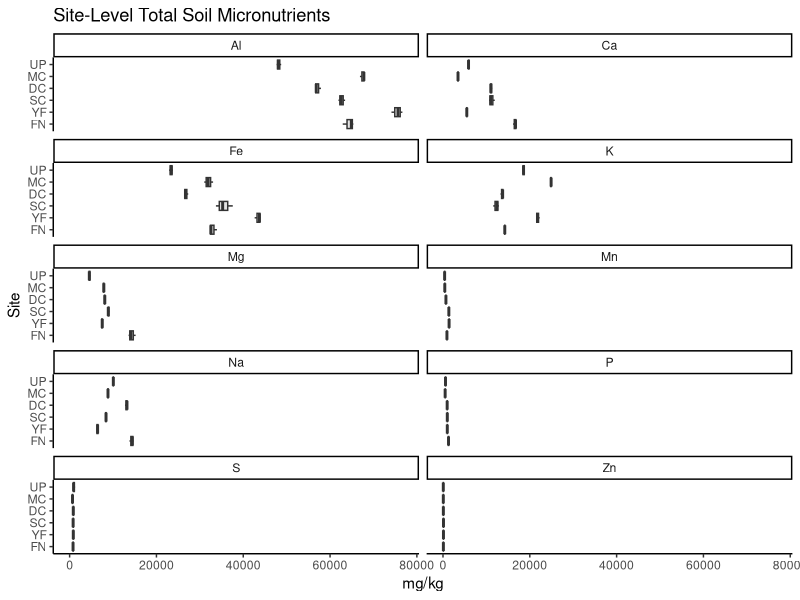
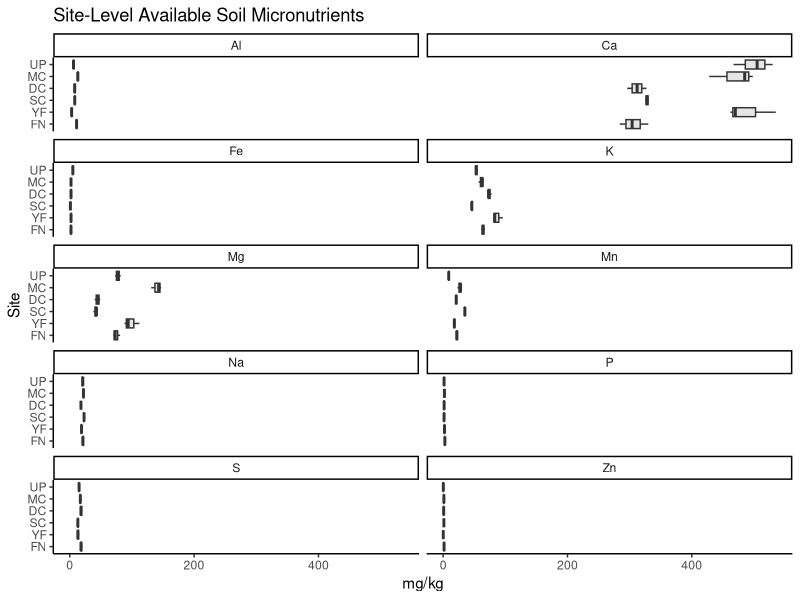
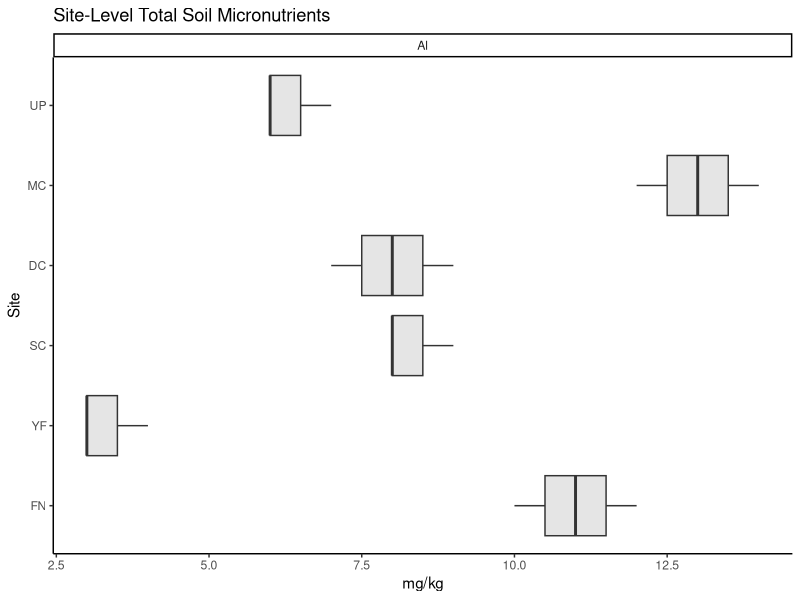
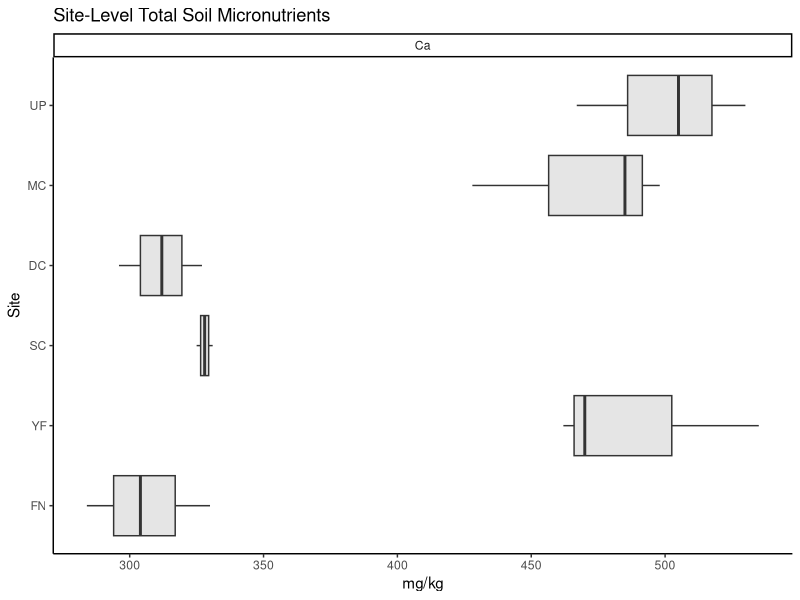
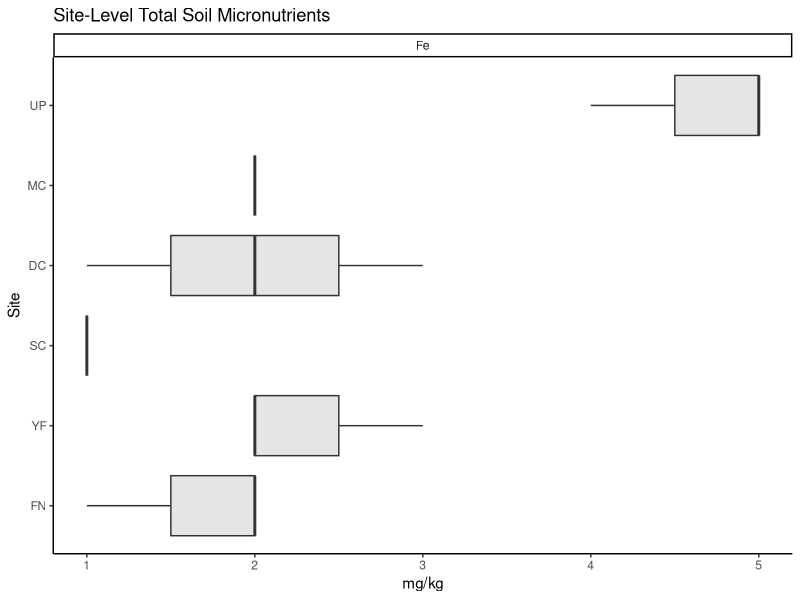
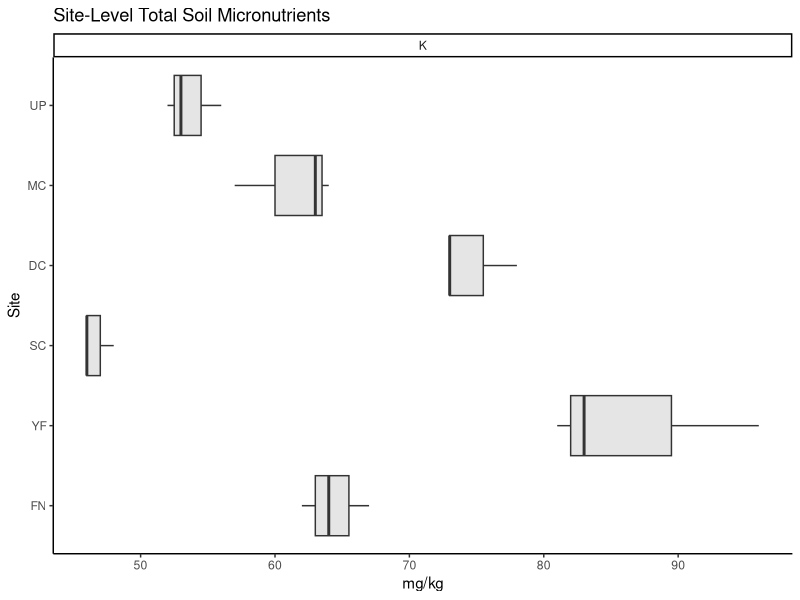
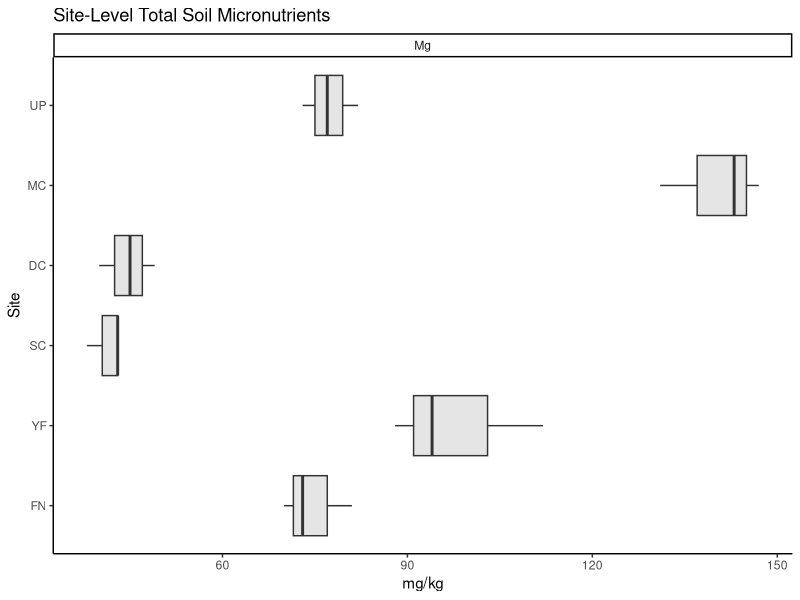
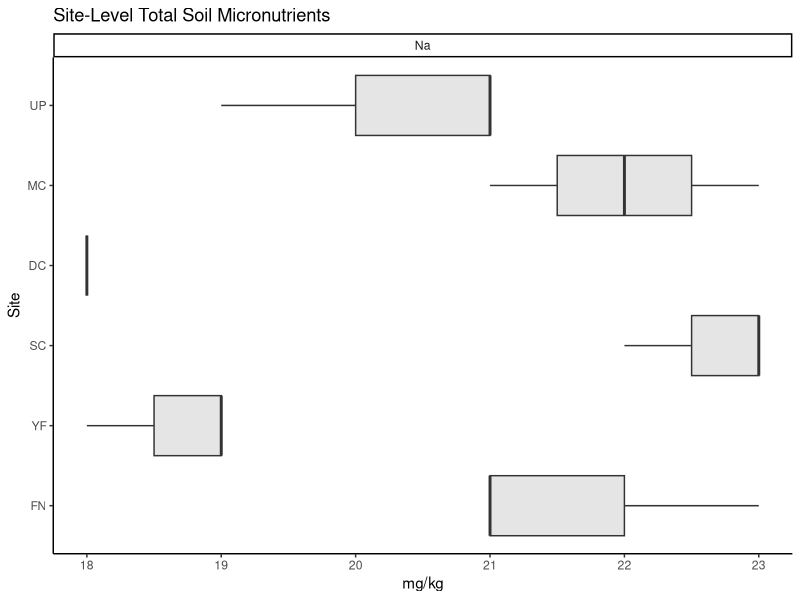

Reproduce these figures in R, in order.
# SoilMicros

library(tidyverse)

SoilMicros <- read.csv("Data/Elements/SoilMicros.csv")

SoilMicros <- 
  SoilMicros %>%
  mutate(Latitude = case_when(
    (Site == "FN") ~ "South",
    (Site == "YF") ~ "South",
    (Site == "SC") ~ "South",
    (Site == "HF") ~ "South",
    (Site == "SP") ~ "North",
    (Site == "DC") ~ "North",
    (Site == "MC") ~ "North",
    (Site == "UP") ~ "North"))

## ALL Site-Level Total 
SoilMicros %>%
  mutate(Site = factor(Site, levels = c("FN", "YF", "SC", "HF","SP", "DC", "MC", "UP"))) %>%
  filter(Digestion == "Total") %>% 
  filter(!Element == "B") %>%
  ggplot(aes(y=Concentration_mg.kg, x=Site)) +
  geom_boxplot(alpha=0.3, fill = "dark gray") +  
  coord_flip() +
  facet_wrap(~Element, nrow = 5) +
  labs(x="Site", y = "mg/kg", title = "Site-Level Total Soil Micronutrients") +
  theme_classic()

## ALL Site-Level Available Micros
SoilMicros %>% 
  mutate(Site = factor(Site, levels = c("FN", "YF", "SC", "HF","SP", "DC", "MC", "UP"))) %>%
  filter(Digestion == "Available") %>% 
  filter(!Element == "B") %>%
  ggplot(aes(y=Concentration_mg.kg, x=Site)) +
  geom_boxplot(alpha=0.3, fill = "dark gray") +  
  #geom_jitter(width = .2, color = "dark gray", size = 1.1) +
  #theme_classic() +
  coord_flip() +
  facet_wrap(~Element, nrow = 5) +
  labs(x="Site", y = "mg/kg", title = "Site-Level Available Soil Micronutrients") +
  theme_classic()


## Individual elements
SoilMicros %>%
  mutate(Site = factor(Site, levels = c("FN", "YF", "SC", "HF","SP", "DC", "MC", "UP"))) %>%
  filter(Digestion == "Available") %>% 
  filter(Element == "Al") %>%
  ggplot(aes(y=Concentration_mg.kg, x=Site)) +
  geom_boxplot(alpha=0.3, fill = "dark gray") +  
  coord_flip() +
  facet_wrap(~Element, nrow = 5) +
  labs(x="Site", y = "mg/kg", title = "Site-Level Total Soil Micronutrients") +
  theme_classic()


SoilMicros %>%
  mutate(Site = factor(Site, levels = c("FN", "YF", "SC", "HF","SP", "DC", "MC", "UP"))) %>%
  filter(Digestion == "Available") %>% 
  filter(Element == "Ca") %>%
  ggplot(aes(y=Concentration_mg.kg, x=Site)) +
  geom_boxplot(alpha=0.3, fill = "dark gray") +  
  coord_flip() +
  facet_wrap(~Element, nrow = 5) +
  labs(x="Site", y = "mg/kg", title = "Site-Level Total Soil Micronutrients") +
  theme_classic()

SoilMicros %>%
  mutate(Site = factor(Site, levels = c("FN", "YF", "SC", "HF","SP", "DC", "MC", "UP"))) %>%
  filter(Digestion == "Available") %>% 
  filter(Element == "Fe") %>%
  ggplot(aes(y=Concentration_mg.kg, x=Site)) +
  geom_boxplot(alpha=0.3, fill = "dark gray") +  
  coord_flip() +
  facet_wrap(~Element, nrow = 5) +
  labs(x="Site", y = "mg/kg", title = "Site-Level Total Soil Micronutrients") +
  theme_classic()

SoilMicros %>%
  mutate(Site = factor(Site, levels = c("FN", "YF", "SC", "HF","SP", "DC", "MC", "UP"))) %>%
  filter(Digestion == "Available") %>% 
  filter(Element == "K") %>%
  ggplot(aes(y=Concentration_mg.kg, x=Site)) +
  geom_boxplot(alpha=0.3, fill = "dark gray") +  
  coord_flip() +
  facet_wrap(~Element, nrow = 5) +
  labs(x="Site", y = "mg/kg", title = "Site-Level Total Soil Micronutrients") +
  theme_classic()

SoilMicros %>%
  mutate(Site = factor(Site, levels = c("FN", "YF", "SC", "HF","SP", "DC", "MC", "UP"))) %>%
  filter(Digestion == "Available") %>% 
  filter(Element == "Mg") %>%
  ggplot(aes(y=Concentration_mg.kg, x=Site)) +
  geom_boxplot(alpha=0.3, fill = "dark gray") +  
  coord_flip() +
  facet_wrap(~Element, nrow = 5) +
  labs(x="Site", y = "mg/kg", title = "Site-Level Total Soil Micronutrients") +
  theme_classic()

SoilMicros %>%
  mutate(Site = factor(Site, levels = c("FN", "YF", "SC", "HF","SP", "DC", "MC", "UP"))) %>%
  filter(Digestion == "Available") %>% 
  filter(Element == "Na") %>%
  ggplot(aes(y=Concentration_mg.kg, x=Site)) +
  geom_boxplot(alpha=0.3, fill = "dark gray") +  
  coord_flip() +
  facet_wrap(~Element, nrow = 5) +
  labs(x="Site", y = "mg/kg", title = "Site-Level Total Soil Micronutrients") +
  theme_classic()

SoilMicros %>%
  mutate(Site = factor(Site, levels = c("FN", "YF", "SC", "HF","SP", "DC", "MC", "UP"))) %>%
  filter(Digestion == "Available") %>% 
  filter(Element == "P") %>%
  ggplot(aes(y=Concentration_mg.kg, x=Site)) +
  geom_boxplot(alpha=0.3, fill = "dark gray") +  
  coord_flip() +
  facet_wrap(~Element, nrow = 5) +
  labs(x="Site", y = "mg/kg", title = "Site-Level Total Soil Micronutrients") +
  theme_classic()

SoilMicros %>%
  mutate(Site = factor(Site, levels = c("FN", "YF", "SC", "HF","SP", "DC", "MC", "UP"))) %>%
  filter(Digestion == "Available") %>% 
  filter(Element == "S") %>%
  ggplot(aes(y=Concentration_mg.kg, x=Site)) +
  geom_boxplot(alpha=0.3, fill = "dark gray") +  
  coord_flip() +
  facet_wrap(~Element, nrow = 5) +
  labs(x="Site", y = "mg/kg", title = "Site-Level Total Soil Micronutrients") +
  theme_classic()

SoilMicros %>%
  mutate(Site = factor(Site, levels = c("FN", "YF", "SC", "HF","SP", "DC", "MC", "UP"))) %>%
  filter(Digestion == "Available") %>% 
  filter(Element == "Zn") %>%
  ggplot(aes(y=Concentration_mg.kg, x=Site)) +
  geom_boxplot(alpha=0.3, fill = "dark gray") +  
  coord_flip() +
  facet_wrap(~Element, nrow = 5) +
  labs(x="Site", y = "mg/kg", title = "Site-Level Total Soil Micronutrients") +
  theme_classic()

